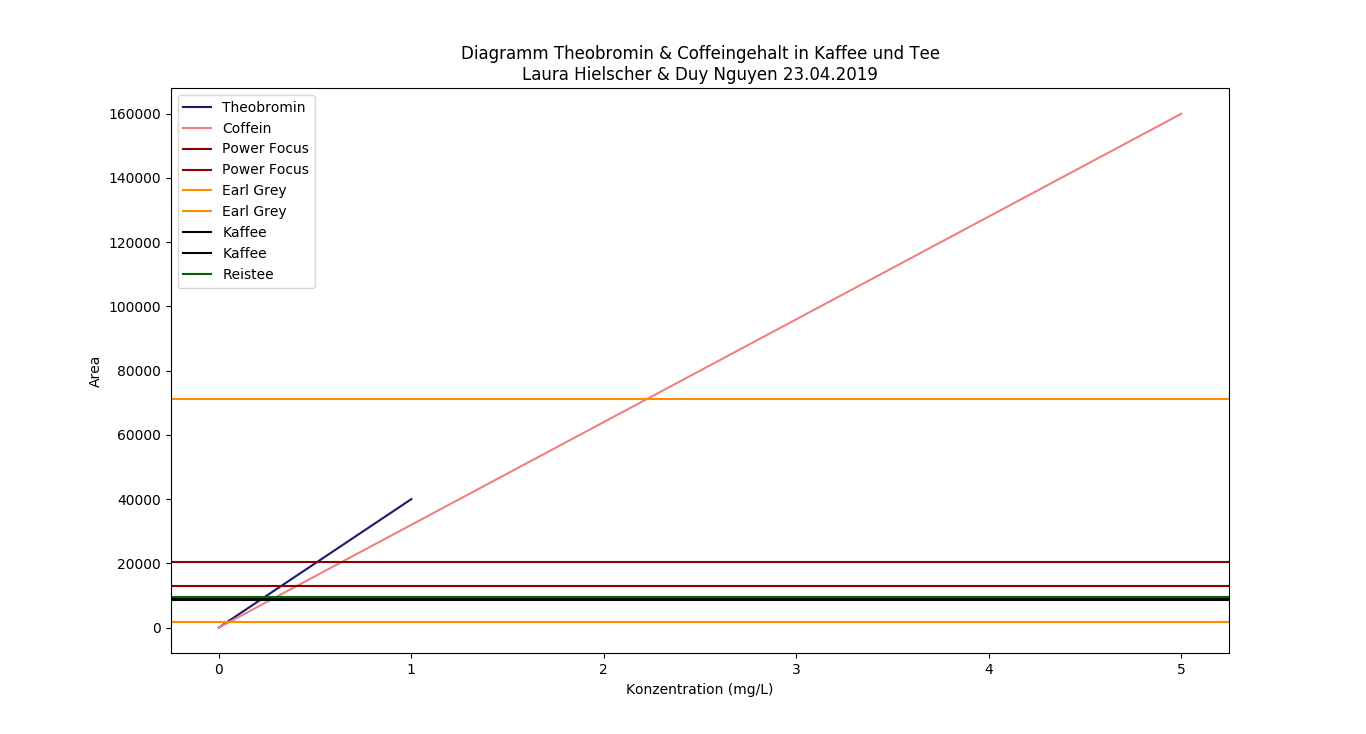

The script that drew this image:
import pandas as pd
import numpy as np
import matplotlib.pyplot as plt

#koordinates annehmen
#Theobromin
x = [0,1]
y = [0,40000]
plt.plot(x, y, color='midnightblue', label='Theobromin')
#Coffein
x2 = [0,5]
y2 = [0,160000]
plt.plot(x2, y2,color='lightcoral', label='Coffein')
plt.axhline(y = 12836,color='darkred', label='Power Focus')
plt.axhline(y = 20274,color='darkred', label='Power Focus')
plt.axhline(y = 1845,color='darkorange', label='Earl Grey')
plt.axhline(y = 71183,color='darkorange', label='Earl Grey')
plt.axhline(y = 8667,color='black', label='Kaffee')
plt.axhline(y = 8801,color='black', label='Kaffee')
plt.axhline(y = 9513,color='darkgreen', label='Reistee')
plt.title('Diagramm Theobromin & Coffeingehalt in Kaffee und Tee\nLaura Hielscher & Duy Nguyen 23.04.2019')
plt.xlabel('Konzentration (mg/L)')
plt.ylabel('Area')
plt.legend()
plt.show()
